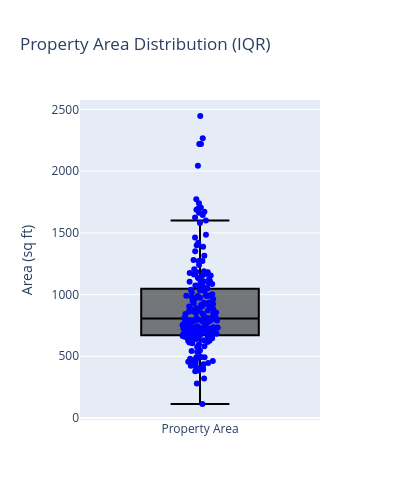

Write notebook code for a chart like this one.
### Code cell
# outlier analysis

fig = go.Figure()

fig.add_trace(go.Box(
    y=df['property_area_in_sq_ft'],
    boxpoints='all',
    jitter=0.3,
    pointpos=0,
    marker=dict(color='blue', size=6),
    line=dict(color='black'),
    name='Property Area'
))

fig.update_layout(title='Property Area Distribution (IQR)',
                yaxis_title='Area (sq ft)',
                height=500, width=400)
fig.show()

### Figure 1 — Plotly figure (JSON) as saved in the notebook; plotly's stock layout.template omitted (floating-point values rounded to 4 significant figures; data arrays with more than 128 entries replaced by an {"elided": "..."} marker saying what was removed)
{"data": [{"boxpoints": "all", "jitter": 0.3, "line": {"color": "black"}, "marker": {"color": "blue", "size": 6}, "name": "Property Area", "pointpos": 0, "type": "box", "y": {"elided": "199 float values"}}], "layout": {"height": 500, "title": {"text": "Property Area Distribution (IQR)"}, "width": 400, "yaxis": {"title": {"text": "Area (sq ft)"}}}}
